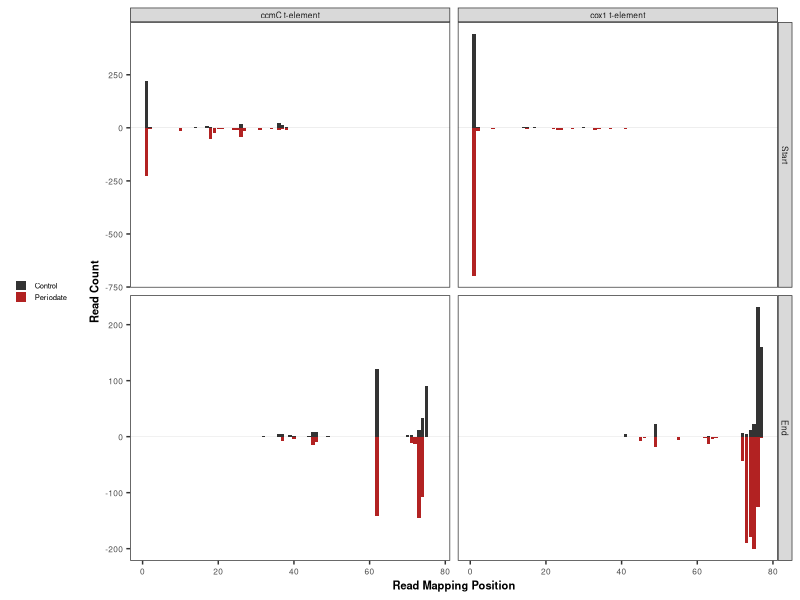
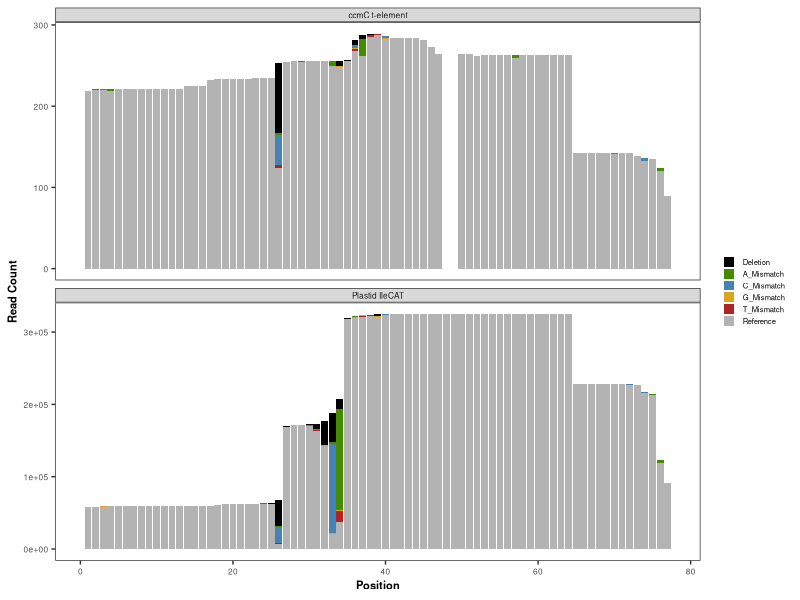
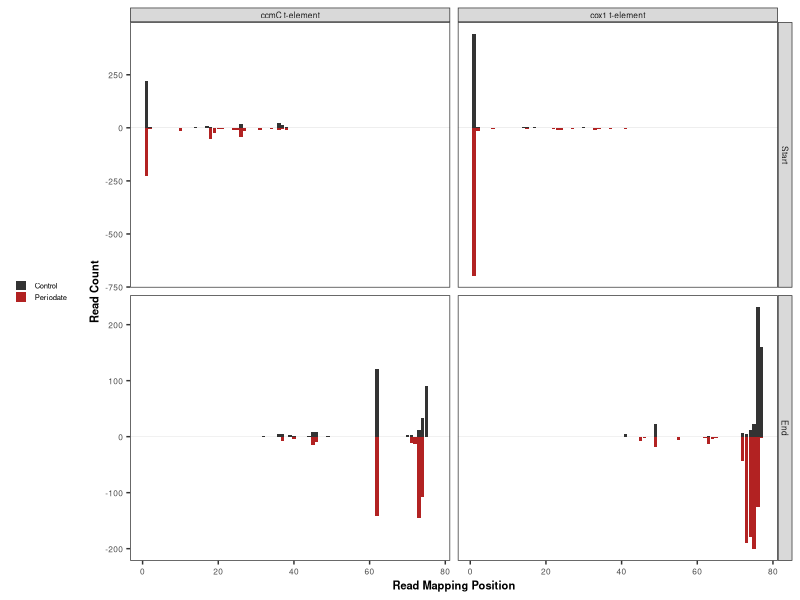
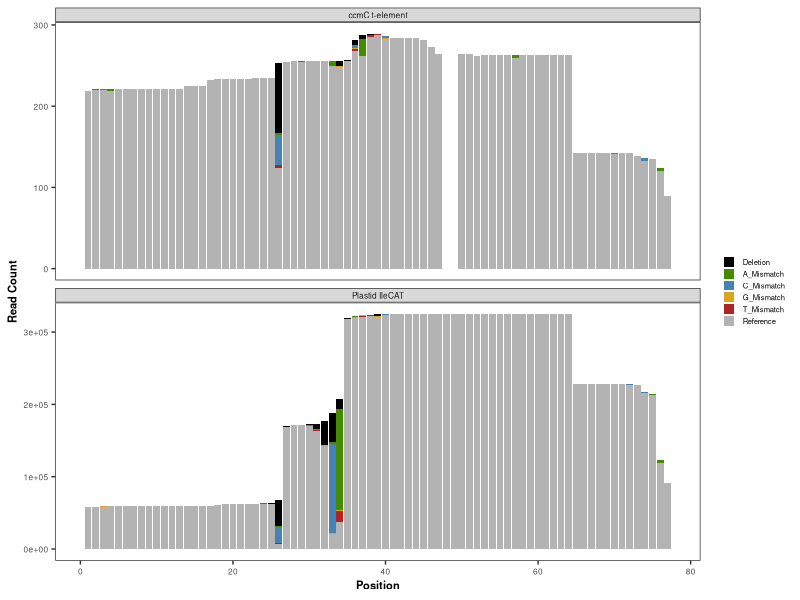

R code for these plots, in order:
library(ggplot2)

stemloop_combo = read.csv("stemloop_combo_for_plotting.csv")

stemloop_combo$Side = factor(stemloop_combo$Side, levels = c("Start", "End"))

ggplot(data=stemloop_combo, aes(x=Pos, y=Count, fill=Type)) + geom_hline(yintercept=0, color="gray80", linewidth=0.1) + geom_col() + facet_grid(Side ~ StemLoop, scales="free_y") + theme_bw() + ylab("Read Count") +xlab ("Read Mapping Position") + scale_fill_manual(values=c("gray20","firebrick")) + theme(legend.key.size = unit(0.3, "cm"), legend.position = "left", strip.text = element_text(size=6, margin = margin(2,2,2,2)), axis.text = element_text(size=6), legend.title = element_blank(), legend.text=element_text(size=5.5), axis.title = element_text(size=8,face="bold"), panel.grid.major = element_blank(), panel.grid.minor = element_blank()) 

ggsave("t-element_end_pos.pdf", width=3.75, height=2.5)


mismatch_combo = read.csv("ccmC_t-element_IleCAT.csv")

mismatch_combo$MapStatus = factor(mismatch_combo$MapStatus, levels = c("Deletion", "A_Mismatch", "C_Mismatch", "G_Mismatch", "T_Mismatch", "Reference"))


ggplot(data=mismatch_combo, aes(x=Position, y=ReadCount, fill=MapStatus)) + geom_col() + facet_wrap(~Gene, nrow=2, scales="free_y")+ theme_bw() + scale_fill_manual(values = c("black","chartreuse4", "steelblue", "goldenrod", "firebrick", "gray70")) + ylab ("Read Count") + theme(legend.key.size = unit(0.3, "cm"), strip.text = element_text(size=6, margin = margin(2,2,2,2)), axis.text = element_text(size=6), legend.title = element_blank(), legend.text=element_text(size=5.5), axis.title = element_text(size=8,face="bold"), panel.grid.major = element_blank(), panel.grid.minor = element_blank())

ggsave("misincorp.pdf", height=2.25, width=5)
